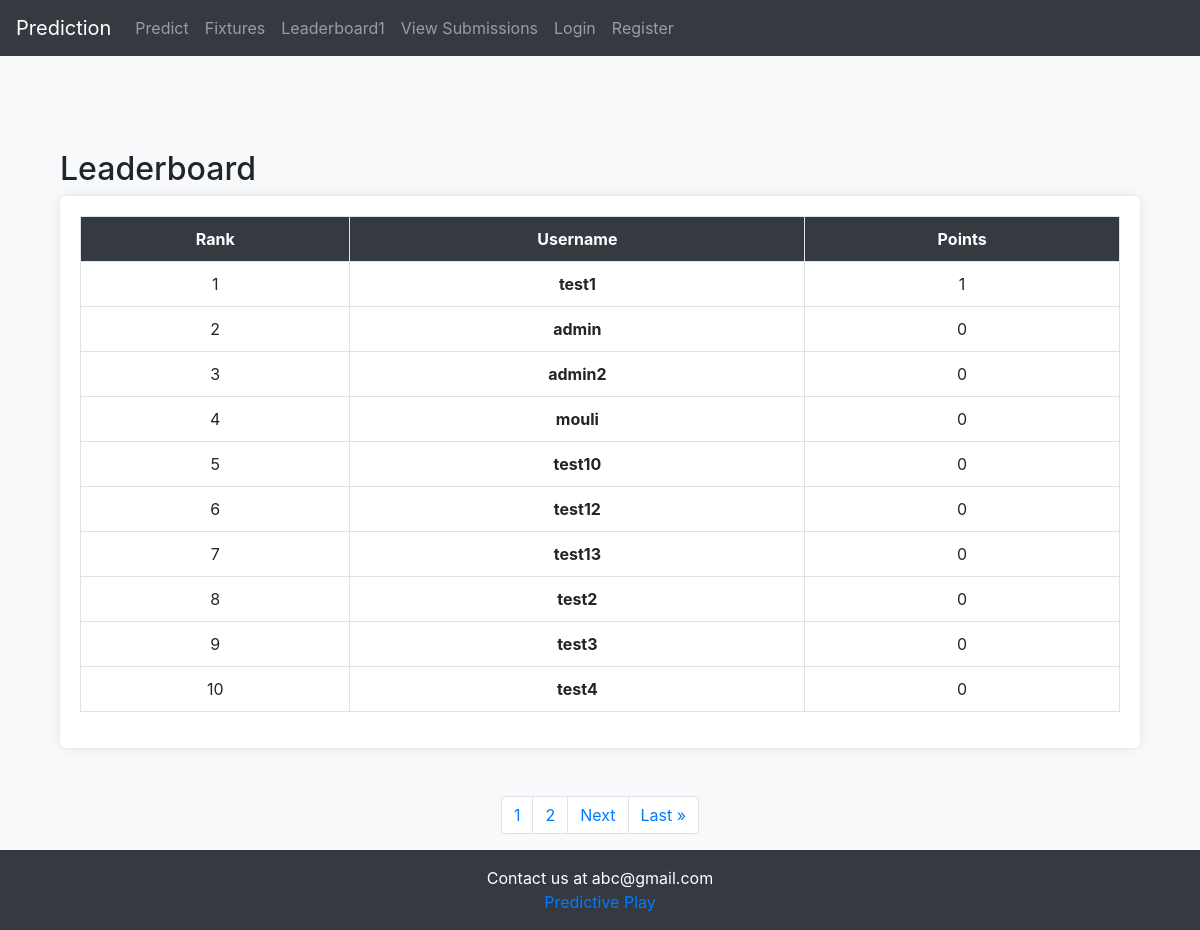
The app's page /leaderboard with its own data.
### predictsa20/models.py (models this page shows, shortened)
class UserInfo(models.Model):
    user = models.OneToOneField(User, on_delete=models.CASCADE)
    score = models.PositiveIntegerField('Score', default=0)

### predictsa20/views.py (the view)
# urls.py: path("leaderboard", views.leaderboard, name="leaderboard"),
def leaderboard(request):
    user_list = UserInfo.objects.all().order_by('-score','user__username')
    for rank, user_info in enumerate(user_list, start=1):
        user_info.rank = rank
    p = Paginator(user_list,10)
    page = request.GET.get('page')
    users = p.get_page(page)
    nums = "a" * users.paginator.num_pages
    return render(request,'predictsa20/leaderboard.html',{'user_list':user_list,'users':users,'nums':nums})

### predictsa20/templates/predictsa20/leaderboard.html (shortened to what this page needs)
{% extends 'predictsa20/base.html'%}
{% block content %}
<head>
    <link rel="stylesheet" href="https://stackpath.bootstrapcdn.com/bootstrap/4.3.1/css/bootstrap.min.css">
</head>
<body>
    <div class="container leaderboard-container">
        <h2>Leaderboard</h2>
        <div class="leaderboard-table">
            <table class="table table-bordered">
                <tr>
                    <th>Rank</th>
                    <th class="username-column">Username</th>
                    <th>Points</th>
                </tr>
                {% for user in users %}
                <tr>
                    <td>{{ user.rank }}</td>
                    <td class="username-column">{{ user.user }}</td>
                    <td>{{ user.score }}</td>
                </tr>
                {% endfor%}
            </table>
        </div>
    </div>
    <br>
    <br>
    <nav aria-label="Page navigation example">
        <ul class="pagination justify-content-center">
        {% for i in nums %}
            <li class="page-item"><a class="page-link" href="?page={{ forloop.counter }}">{{ forloop.counter }}</a></li>
        {% endfor %}
        {% if users.has_next %}
            <li class="page-item"><a class="page-link" href="?page={{ users.next_page_number }}">Next</a></li>
            <li class="page-item"><a class="page-link" href="?page={{ users.paginator.num_pages}}">Last &raquo</a></li>
        {% endif%}
        </ul>
    </nav>
{% endblock %}

### predictsa20/templates/predictsa20/base.html (style rules this page uses)
body { min-height: 100vh; display: flex; flex-direction: column; }

### records on screen
UserInfo: rank "1", user "test1", score "1"
UserInfo: rank "2", user "admin", score "0"
UserInfo: rank "3", user "admin2", score "0"
UserInfo: rank "4", user "mouli", score "0"
UserInfo: rank "5", user "test10", score "0"
UserInfo: rank "6", user "test12", score "0"
UserInfo: rank "7", user "test13", score "0"
UserInfo: rank "8", user "test2", score "0"
UserInfo: rank "9", user "test3", score "0"
UserInfo: rank "10", user "test4", score "0"
